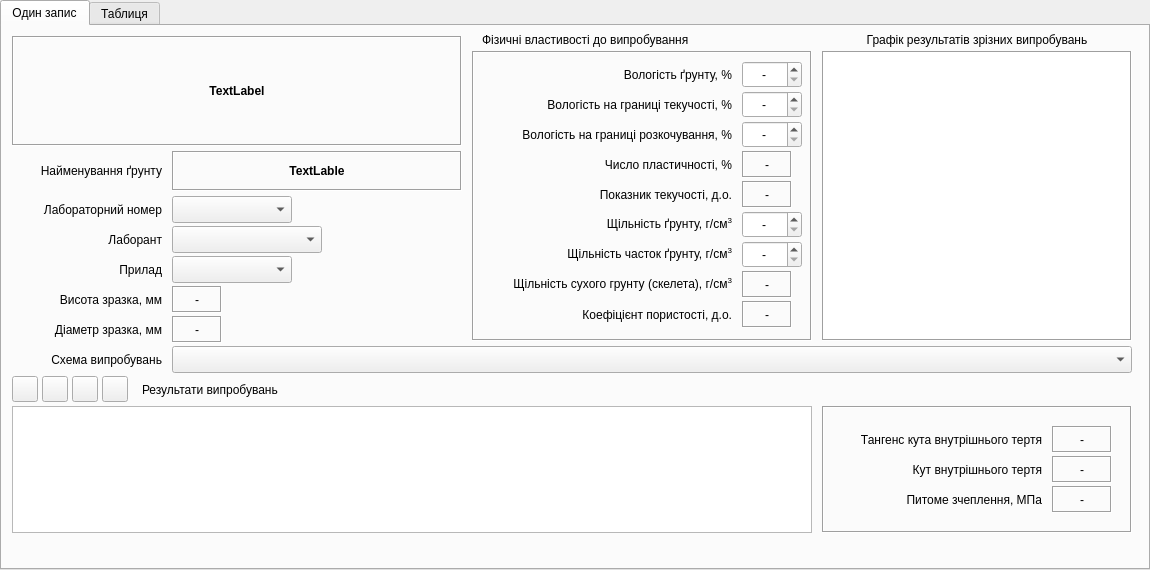
<?xml version="1.0" encoding="UTF-8"?>
<ui version="4.0">
 <class>Srez_win</class>
 <widget class="QTabWidget" name="Srez_win">
  <property name="geometry">
   <rect>
    <x>0</x>
    <y>0</y>
    <width>1150</width>
    <height>570</height>
   </rect>
  </property>
  <property name="windowTitle">
   <string>Результати випробувань методом одноплощинного зрізу</string>
  </property>
  <property name="windowIcon">
   <iconset>
    <normaloff>../icons/16x16/categories/applications-engineering.png</normaloff>../icons/16x16/categories/applications-engineering.png</iconset>
  </property>
  <property name="locale">
   <locale language="Ukrainian" country="Ukraine"/>
  </property>
  <property name="currentIndex">
   <number>0</number>
  </property>
  <property name="tabsClosable">
   <bool>false</bool>
  </property>
  <property name="movable">
   <bool>false</bool>
  </property>
  <widget class="QWidget" name="tab">
   <attribute name="title">
    <string>Один запис</string>
   </attribute>
   <widget class="QLabel" name="label">
    <property name="geometry">
     <rect>
      <x>10</x>
      <y>10</y>
      <width>450</width>
      <height>110</height>
     </rect>
    </property>
    <property name="font">
     <font>
      <weight>75</weight>
      <bold>true</bold>
     </font>
    </property>
    <property name="frameShape">
     <enum>QFrame::Box</enum>
    </property>
    <property name="frameShadow">
     <enum>QFrame::Sunken</enum>
    </property>
    <property name="text">
     <string>TextLabel</string>
    </property>
    <property name="alignment">
     <set>Qt::AlignCenter</set>
    </property>
    <property name="wordWrap">
     <bool>true</bool>
    </property>
   </widget>
   <widget class="QLabel" name="label_19">
    <property name="geometry">
     <rect>
      <x>140</x>
      <y>350</y>
      <width>171</width>
      <height>27</height>
     </rect>
    </property>
    <property name="text">
     <string>Результати випробувань</string>
    </property>
    <property name="alignment">
     <set>Qt::AlignLeading|Qt::AlignLeft|Qt::AlignVCenter</set>
    </property>
   </widget>
   <widget class="QLabel" name="label_20">
    <property name="geometry">
     <rect>
      <x>10</x>
      <y>170</y>
      <width>150</width>
      <height>27</height>
     </rect>
    </property>
    <property name="sizePolicy">
     <sizepolicy hsizetype="Preferred" vsizetype="Preferred">
      <horstretch>0</horstretch>
      <verstretch>0</verstretch>
     </sizepolicy>
    </property>
    <property name="text">
     <string>Лабораторний номер</string>
    </property>
    <property name="alignment">
     <set>Qt::AlignRight|Qt::AlignTrailing|Qt::AlignVCenter</set>
    </property>
   </widget>
   <widget class="QComboBox" name="comboBox">
    <property name="geometry">
     <rect>
      <x>170</x>
      <y>170</y>
      <width>120</width>
      <height>27</height>
     </rect>
    </property>
   </widget>
   <widget class="QFrame" name="frame_3">
    <property name="geometry">
     <rect>
      <x>470</x>
      <y>25</y>
      <width>340</width>
      <height>290</height>
     </rect>
    </property>
    <property name="frameShape">
     <enum>QFrame::Box</enum>
    </property>
    <property name="frameShadow">
     <enum>QFrame::Sunken</enum>
    </property>
    <widget class="QLabel" name="label_11">
     <property name="geometry">
      <rect>
       <x>270</x>
       <y>220</y>
       <width>50</width>
       <height>27</height>
      </rect>
     </property>
     <property name="font">
      <font>
       <weight>50</weight>
       <bold>false</bold>
      </font>
     </property>
     <property name="frameShape">
      <enum>QFrame::Box</enum>
     </property>
     <property name="frameShadow">
      <enum>QFrame::Sunken</enum>
     </property>
     <property name="text">
      <string>-</string>
     </property>
     <property name="alignment">
      <set>Qt::AlignCenter</set>
     </property>
     <property name="margin">
      <number>0</number>
     </property>
     <property name="indent">
      <number>-1</number>
     </property>
    </widget>
    <widget class="QLabel" name="label_23">
     <property name="geometry">
      <rect>
       <x>10</x>
       <y>250</y>
       <width>250</width>
       <height>27</height>
      </rect>
     </property>
     <property name="text">
      <string>Коефіцієнт пористості, д.о.</string>
     </property>
     <property name="alignment">
      <set>Qt::AlignRight|Qt::AlignTrailing|Qt::AlignVCenter</set>
     </property>
     <property name="wordWrap">
      <bool>true</bool>
     </property>
    </widget>
    <widget class="QLabel" name="label_27">
     <property name="geometry">
      <rect>
       <x>10</x>
       <y>220</y>
       <width>250</width>
       <height>27</height>
      </rect>
     </property>
     <property name="text">
      <string>&lt;html&gt;&lt;head/&gt;&lt;body&gt;&lt;p&gt;Щiльнiсть сухого грунту (скелета), г/см&lt;span style=&quot; vertical-align:super;&quot;&gt;3&lt;/span&gt;&lt;/p&gt;&lt;/body&gt;&lt;/html&gt;</string>
     </property>
     <property name="alignment">
      <set>Qt::AlignRight|Qt::AlignTrailing|Qt::AlignVCenter</set>
     </property>
     <property name="wordWrap">
      <bool>true</bool>
     </property>
    </widget>
    <widget class="QLabel" name="label_12">
     <property name="geometry">
      <rect>
       <x>270</x>
       <y>250</y>
       <width>50</width>
       <height>27</height>
      </rect>
     </property>
     <property name="font">
      <font>
       <weight>50</weight>
       <bold>false</bold>
      </font>
     </property>
     <property name="frameShape">
      <enum>QFrame::Box</enum>
     </property>
     <property name="frameShadow">
      <enum>QFrame::Sunken</enum>
     </property>
     <property name="text">
      <string>-</string>
     </property>
     <property name="alignment">
      <set>Qt::AlignCenter</set>
     </property>
     <property name="margin">
      <number>0</number>
     </property>
     <property name="indent">
      <number>-1</number>
     </property>
    </widget>
    <widget class="QDoubleSpinBox" name="doubleSpinBox_3">
     <property name="geometry">
      <rect>
       <x>270</x>
       <y>70</y>
       <width>60</width>
       <height>27</height>
      </rect>
     </property>
     <property name="locale">
      <locale language="C" country="AnyCountry"/>
     </property>
     <property name="alignment">
      <set>Qt::AlignCenter</set>
     </property>
     <property name="specialValueText">
      <string>-</string>
     </property>
     <property name="decimals">
      <number>1</number>
     </property>
     <property name="maximum">
      <double>999.000000000000000</double>
     </property>
     <property name="singleStep">
      <double>0.100000000000000</double>
     </property>
    </widget>
    <widget class="QLabel" name="label_3">
     <property name="geometry">
      <rect>
       <x>10</x>
       <y>10</y>
       <width>250</width>
       <height>27</height>
      </rect>
     </property>
     <property name="text">
      <string>Вологість ґрунту, %</string>
     </property>
     <property name="alignment">
      <set>Qt::AlignRight|Qt::AlignTrailing|Qt::AlignVCenter</set>
     </property>
    </widget>
    <widget class="QDoubleSpinBox" name="doubleSpinBox">
     <property name="geometry">
      <rect>
       <x>270</x>
       <y>10</y>
       <width>60</width>
       <height>27</height>
      </rect>
     </property>
     <property name="locale">
      <locale language="C" country="AnyCountry"/>
     </property>
     <property name="wrapping">
      <bool>false</bool>
     </property>
     <property name="alignment">
      <set>Qt::AlignCenter</set>
     </property>
     <property name="specialValueText">
      <string>-</string>
     </property>
     <property name="decimals">
      <number>1</number>
     </property>
     <property name="maximum">
      <double>999.000000000000000</double>
     </property>
     <property name="singleStep">
      <double>0.100000000000000</double>
     </property>
     <property name="value">
      <double>0.000000000000000</double>
     </property>
    </widget>
    <widget class="QDoubleSpinBox" name="doubleSpinBox_2">
     <property name="geometry">
      <rect>
       <x>270</x>
       <y>40</y>
       <width>60</width>
       <height>27</height>
      </rect>
     </property>
     <property name="locale">
      <locale language="C" country="AnyCountry"/>
     </property>
     <property name="alignment">
      <set>Qt::AlignCenter</set>
     </property>
     <property name="specialValueText">
      <string>-</string>
     </property>
     <property name="decimals">
      <number>1</number>
     </property>
     <property name="maximum">
      <double>999.000000000000000</double>
     </property>
     <property name="singleStep">
      <double>0.100000000000000</double>
     </property>
    </widget>
    <widget class="QLabel" name="label_6">
     <property name="geometry">
      <rect>
       <x>10</x>
       <y>40</y>
       <width>250</width>
       <height>27</height>
      </rect>
     </property>
     <property name="text">
      <string>Вологість на границi текучостi, %</string>
     </property>
     <property name="alignment">
      <set>Qt::AlignRight|Qt::AlignTrailing|Qt::AlignVCenter</set>
     </property>
    </widget>
    <widget class="QLabel" name="label_7">
     <property name="geometry">
      <rect>
       <x>10</x>
       <y>70</y>
       <width>250</width>
       <height>27</height>
      </rect>
     </property>
     <property name="text">
      <string>Вологість на границi розкочування, %</string>
     </property>
     <property name="alignment">
      <set>Qt::AlignRight|Qt::AlignTrailing|Qt::AlignVCenter</set>
     </property>
    </widget>
    <widget class="QDoubleSpinBox" name="doubleSpinBox_5">
     <property name="geometry">
      <rect>
       <x>270</x>
       <y>190</y>
       <width>60</width>
       <height>27</height>
      </rect>
     </property>
     <property name="locale">
      <locale language="C" country="AnyCountry"/>
     </property>
     <property name="alignment">
      <set>Qt::AlignCenter</set>
     </property>
     <property name="specialValueText">
      <string>-</string>
     </property>
     <property name="maximum">
      <double>5.000000000000000</double>
     </property>
     <property name="singleStep">
      <double>0.010000000000000</double>
     </property>
    </widget>
    <widget class="QLabel" name="label_4">
     <property name="geometry">
      <rect>
       <x>10</x>
       <y>160</y>
       <width>250</width>
       <height>27</height>
      </rect>
     </property>
     <property name="text">
      <string>&lt;html&gt;&lt;head/&gt;&lt;body&gt;&lt;p&gt;Щільність ґрунту, г/см&lt;span style=&quot; vertical-align:super;&quot;&gt;3&lt;/span&gt;&lt;/p&gt;&lt;/body&gt;&lt;/html&gt;</string>
     </property>
     <property name="alignment">
      <set>Qt::AlignRight|Qt::AlignTrailing|Qt::AlignVCenter</set>
     </property>
    </widget>
    <widget class="QLabel" name="label_5">
     <property name="geometry">
      <rect>
       <x>10</x>
       <y>190</y>
       <width>250</width>
       <height>27</height>
      </rect>
     </property>
     <property name="text">
      <string>&lt;html&gt;&lt;head/&gt;&lt;body&gt;&lt;p&gt;Щiльнiсть часток ґрунту, г/см&lt;span style=&quot; vertical-align:super;&quot;&gt;3&lt;/span&gt;&lt;/p&gt;&lt;/body&gt;&lt;/html&gt;</string>
     </property>
     <property name="alignment">
      <set>Qt::AlignRight|Qt::AlignTrailing|Qt::AlignVCenter</set>
     </property>
    </widget>
    <widget class="QDoubleSpinBox" name="doubleSpinBox_4">
     <property name="geometry">
      <rect>
       <x>270</x>
       <y>160</y>
       <width>60</width>
       <height>27</height>
      </rect>
     </property>
     <property name="locale">
      <locale language="C" country="AnyCountry"/>
     </property>
     <property name="alignment">
      <set>Qt::AlignCenter</set>
     </property>
     <property name="specialValueText">
      <string>-</string>
     </property>
     <property name="maximum">
      <double>5.000000000000000</double>
     </property>
     <property name="singleStep">
      <double>0.010000000000000</double>
     </property>
    </widget>
    <widget class="QLabel" name="label_10">
     <property name="geometry">
      <rect>
       <x>270</x>
       <y>130</y>
       <width>50</width>
       <height>27</height>
      </rect>
     </property>
     <property name="font">
      <font>
       <weight>50</weight>
       <bold>false</bold>
      </font>
     </property>
     <property name="frameShape">
      <enum>QFrame::Box</enum>
     </property>
     <property name="frameShadow">
      <enum>QFrame::Sunken</enum>
     </property>
     <property name="text">
      <string>-</string>
     </property>
     <property name="alignment">
      <set>Qt::AlignCenter</set>
     </property>
     <property name="margin">
      <number>0</number>
     </property>
     <property name="indent">
      <number>-1</number>
     </property>
    </widget>
    <widget class="QLabel" name="label_25">
     <property name="geometry">
      <rect>
       <x>10</x>
       <y>130</y>
       <width>250</width>
       <height>27</height>
      </rect>
     </property>
     <property name="text">
      <string>Показник текучостi, д.о.</string>
     </property>
     <property name="alignment">
      <set>Qt::AlignRight|Qt::AlignTrailing|Qt::AlignVCenter</set>
     </property>
     <property name="wordWrap">
      <bool>true</bool>
     </property>
    </widget>
    <widget class="QLabel" name="label_24">
     <property name="geometry">
      <rect>
       <x>10</x>
       <y>100</y>
       <width>250</width>
       <height>27</height>
      </rect>
     </property>
     <property name="text">
      <string>Число пластичностi, %</string>
     </property>
     <property name="alignment">
      <set>Qt::AlignRight|Qt::AlignTrailing|Qt::AlignVCenter</set>
     </property>
     <property name="wordWrap">
      <bool>true</bool>
     </property>
    </widget>
    <widget class="QLabel" name="label_9">
     <property name="geometry">
      <rect>
       <x>270</x>
       <y>100</y>
       <width>50</width>
       <height>27</height>
      </rect>
     </property>
     <property name="font">
      <font>
       <weight>50</weight>
       <bold>false</bold>
      </font>
     </property>
     <property name="frameShape">
      <enum>QFrame::Box</enum>
     </property>
     <property name="frameShadow">
      <enum>QFrame::Sunken</enum>
     </property>
     <property name="text">
      <string>-</string>
     </property>
     <property name="alignment">
      <set>Qt::AlignCenter</set>
     </property>
     <property name="margin">
      <number>0</number>
     </property>
     <property name="indent">
      <number>-1</number>
     </property>
    </widget>
   </widget>
   <widget class="QLabel" name="label_35">
    <property name="geometry">
     <rect>
      <x>480</x>
      <y>5</y>
      <width>231</width>
      <height>17</height>
     </rect>
    </property>
    <property name="text">
     <string>Фізичні властивості до випробування </string>
    </property>
   </widget>
   <widget class="QLabel" name="label_17">
    <property name="geometry">
     <rect>
      <x>10</x>
      <y>260</y>
      <width>150</width>
      <height>27</height>
     </rect>
    </property>
    <property name="text">
     <string>Висота зразка, мм</string>
    </property>
    <property name="alignment">
     <set>Qt::AlignRight|Qt::AlignTrailing|Qt::AlignVCenter</set>
    </property>
   </widget>
   <widget class="QToolButton" name="toolButton_6">
    <property name="geometry">
     <rect>
      <x>70</x>
      <y>350</y>
      <width>26</width>
      <height>26</height>
     </rect>
    </property>
    <property name="toolTip">
     <string>Очистити виділену комірку від значення</string>
    </property>
    <property name="statusTip">
     <string>Очистити виділену комірку від значення. Відобразити None</string>
    </property>
    <property name="icon">
     <iconset>
      <normaloff>../icons/16x16/actions/edit-clear.png</normaloff>../icons/16x16/actions/edit-clear.png</iconset>
    </property>
   </widget>
   <widget class="QLabel" name="label_21">
    <property name="geometry">
     <rect>
      <x>10</x>
      <y>290</y>
      <width>150</width>
      <height>27</height>
     </rect>
    </property>
    <property name="text">
     <string>Діаметр зразка, мм</string>
    </property>
    <property name="alignment">
     <set>Qt::AlignRight|Qt::AlignTrailing|Qt::AlignVCenter</set>
    </property>
   </widget>
   <widget class="QLabel" name="label_22">
    <property name="geometry">
     <rect>
      <x>10</x>
      <y>230</y>
      <width>150</width>
      <height>27</height>
     </rect>
    </property>
    <property name="text">
     <string>Прилад</string>
    </property>
    <property name="alignment">
     <set>Qt::AlignRight|Qt::AlignTrailing|Qt::AlignVCenter</set>
    </property>
   </widget>
   <widget class="QComboBox" name="comboBox_2">
    <property name="geometry">
     <rect>
      <x>170</x>
      <y>230</y>
      <width>120</width>
      <height>27</height>
     </rect>
    </property>
   </widget>
   <widget class="QLabel" name="label_36">
    <property name="geometry">
     <rect>
      <x>10</x>
      <y>320</y>
      <width>150</width>
      <height>27</height>
     </rect>
    </property>
    <property name="text">
     <string>Схема випробувань</string>
    </property>
    <property name="alignment">
     <set>Qt::AlignRight|Qt::AlignTrailing|Qt::AlignVCenter</set>
    </property>
   </widget>
   <widget class="QComboBox" name="comboBox_3">
    <property name="geometry">
     <rect>
      <x>170</x>
      <y>320</y>
      <width>960</width>
      <height>27</height>
     </rect>
    </property>
   </widget>
   <widget class="QToolButton" name="toolButton_1">
    <property name="geometry">
     <rect>
      <x>10</x>
      <y>350</y>
      <width>26</width>
      <height>26</height>
     </rect>
    </property>
    <property name="toolTip">
     <string>Додати один рядок до таблиці</string>
    </property>
    <property name="statusTip">
     <string>Додавання одного рядка до таблиці результатів випробувань</string>
    </property>
    <property name="text">
     <string/>
    </property>
    <property name="icon">
     <iconset>
      <normaloff>../icons/16x16/actions/list-add.png</normaloff>../icons/16x16/actions/list-add.png</iconset>
    </property>
   </widget>
   <widget class="QToolButton" name="toolButton_2">
    <property name="geometry">
     <rect>
      <x>40</x>
      <y>350</y>
      <width>26</width>
      <height>26</height>
     </rect>
    </property>
    <property name="toolTip">
     <string>Вилучити поточний рядок з таблиці</string>
    </property>
    <property name="statusTip">
     <string>Вилучення поточного рядка з таблиці результатів випробувань</string>
    </property>
    <property name="text">
     <string/>
    </property>
    <property name="icon">
     <iconset>
      <normaloff>../icons/16x16/actions/list-remove.png</normaloff>../icons/16x16/actions/list-remove.png</iconset>
    </property>
   </widget>
   <widget class="QTableView" name="tableRezultSrez">
    <property name="geometry">
     <rect>
      <x>10</x>
      <y>380</y>
      <width>800</width>
      <height>127</height>
     </rect>
    </property>
    <attribute name="verticalHeaderDefaultSectionSize">
     <number>25</number>
    </attribute>
   </widget>
   <widget class="QToolButton" name="toolButton">
    <property name="geometry">
     <rect>
      <x>100</x>
      <y>350</y>
      <width>26</width>
      <height>26</height>
     </rect>
    </property>
    <property name="toolTip">
     <string>Розрахувати кут внутрішнього тертя і питоме зчеплення грунту</string>
    </property>
    <property name="statusTip">
     <string>Розрахувати кут внутрішнього тертя і питоме зчеплення грунту</string>
    </property>
    <property name="text">
     <string/>
    </property>
    <property name="icon">
     <iconset>
      <normaloff>../icons/16x16/apps/accessories-calculator.png</normaloff>../icons/16x16/apps/accessories-calculator.png</iconset>
    </property>
   </widget>
   <widget class="QGraphicsView" name="graphicsView">
    <property name="geometry">
     <rect>
      <x>820</x>
      <y>25</y>
      <width>310</width>
      <height>290</height>
     </rect>
    </property>
    <property name="frameShape">
     <enum>QFrame::Box</enum>
    </property>
   </widget>
   <widget class="QFrame" name="frame">
    <property name="geometry">
     <rect>
      <x>820</x>
      <y>380</y>
      <width>310</width>
      <height>127</height>
     </rect>
    </property>
    <property name="frameShape">
     <enum>QFrame::Box</enum>
    </property>
    <property name="frameShadow">
     <enum>QFrame::Sunken</enum>
    </property>
    <widget class="QLabel" name="label_39">
     <property name="geometry">
      <rect>
       <x>10</x>
       <y>20</y>
       <width>210</width>
       <height>27</height>
      </rect>
     </property>
     <property name="text">
      <string>Тангенс кута внутрішнього тертя</string>
     </property>
     <property name="alignment">
      <set>Qt::AlignRight|Qt::AlignTrailing|Qt::AlignVCenter</set>
     </property>
    </widget>
    <widget class="QLabel" name="label_15">
     <property name="geometry">
      <rect>
       <x>230</x>
       <y>20</y>
       <width>60</width>
       <height>27</height>
      </rect>
     </property>
     <property name="frameShape">
      <enum>QFrame::Box</enum>
     </property>
     <property name="frameShadow">
      <enum>QFrame::Sunken</enum>
     </property>
     <property name="text">
      <string>-</string>
     </property>
     <property name="alignment">
      <set>Qt::AlignCenter</set>
     </property>
    </widget>
    <widget class="QLabel" name="label_13">
     <property name="geometry">
      <rect>
       <x>230</x>
       <y>50</y>
       <width>60</width>
       <height>27</height>
      </rect>
     </property>
     <property name="frameShape">
      <enum>QFrame::Box</enum>
     </property>
     <property name="frameShadow">
      <enum>QFrame::Sunken</enum>
     </property>
     <property name="text">
      <string>-</string>
     </property>
     <property name="alignment">
      <set>Qt::AlignCenter</set>
     </property>
    </widget>
    <widget class="QLabel" name="label_37">
     <property name="geometry">
      <rect>
       <x>10</x>
       <y>50</y>
       <width>210</width>
       <height>27</height>
      </rect>
     </property>
     <property name="text">
      <string>Кут внутрішнього тертя</string>
     </property>
     <property name="alignment">
      <set>Qt::AlignRight|Qt::AlignTrailing|Qt::AlignVCenter</set>
     </property>
    </widget>
    <widget class="QLabel" name="label_14">
     <property name="geometry">
      <rect>
       <x>230</x>
       <y>80</y>
       <width>60</width>
       <height>27</height>
      </rect>
     </property>
     <property name="frameShape">
      <enum>QFrame::Box</enum>
     </property>
     <property name="frameShadow">
      <enum>QFrame::Sunken</enum>
     </property>
     <property name="text">
      <string>-</string>
     </property>
     <property name="alignment">
      <set>Qt::AlignCenter</set>
     </property>
    </widget>
    <widget class="QLabel" name="label_38">
     <property name="geometry">
      <rect>
       <x>10</x>
       <y>80</y>
       <width>210</width>
       <height>27</height>
      </rect>
     </property>
     <property name="text">
      <string>Питоме зчеплення, МПа</string>
     </property>
     <property name="alignment">
      <set>Qt::AlignRight|Qt::AlignTrailing|Qt::AlignVCenter</set>
     </property>
    </widget>
   </widget>
   <widget class="QLabel" name="label_2">
    <property name="geometry">
     <rect>
      <x>820</x>
      <y>5</y>
      <width>310</width>
      <height>17</height>
     </rect>
    </property>
    <property name="text">
     <string>Графік результатів зрізних випробувань</string>
    </property>
    <property name="alignment">
     <set>Qt::AlignCenter</set>
    </property>
   </widget>
   <widget class="QLabel" name="label_48">
    <property name="geometry">
     <rect>
      <x>10</x>
      <y>200</y>
      <width>150</width>
      <height>27</height>
     </rect>
    </property>
    <property name="sizePolicy">
     <sizepolicy hsizetype="Preferred" vsizetype="Preferred">
      <horstretch>0</horstretch>
      <verstretch>0</verstretch>
     </sizepolicy>
    </property>
    <property name="text">
     <string>Лаборант</string>
    </property>
    <property name="alignment">
     <set>Qt::AlignRight|Qt::AlignTrailing|Qt::AlignVCenter</set>
    </property>
   </widget>
   <widget class="QComboBox" name="comboBox_4">
    <property name="geometry">
     <rect>
      <x>170</x>
      <y>200</y>
      <width>150</width>
      <height>27</height>
     </rect>
    </property>
   </widget>
   <widget class="QLabel" name="label_18">
    <property name="geometry">
     <rect>
      <x>170</x>
      <y>125</y>
      <width>290</width>
      <height>40</height>
     </rect>
    </property>
    <property name="font">
     <font>
      <weight>75</weight>
      <bold>true</bold>
     </font>
    </property>
    <property name="frameShape">
     <enum>QFrame::Box</enum>
    </property>
    <property name="frameShadow">
     <enum>QFrame::Sunken</enum>
    </property>
    <property name="text">
     <string>TextLable</string>
    </property>
    <property name="alignment">
     <set>Qt::AlignCenter</set>
    </property>
    <property name="wordWrap">
     <bool>true</bool>
    </property>
   </widget>
   <widget class="QLabel" name="label_8">
    <property name="geometry">
     <rect>
      <x>10</x>
      <y>125</y>
      <width>150</width>
      <height>40</height>
     </rect>
    </property>
    <property name="text">
     <string>Найменування ґрунту</string>
    </property>
    <property name="alignment">
     <set>Qt::AlignRight|Qt::AlignTrailing|Qt::AlignVCenter</set>
    </property>
   </widget>
   <widget class="QLabel" name="label_16">
    <property name="geometry">
     <rect>
      <x>170</x>
      <y>290</y>
      <width>50</width>
      <height>27</height>
     </rect>
    </property>
    <property name="font">
     <font>
      <weight>50</weight>
      <bold>false</bold>
     </font>
    </property>
    <property name="frameShape">
     <enum>QFrame::Box</enum>
    </property>
    <property name="frameShadow">
     <enum>QFrame::Sunken</enum>
    </property>
    <property name="text">
     <string>-</string>
    </property>
    <property name="alignment">
     <set>Qt::AlignCenter</set>
    </property>
    <property name="margin">
     <number>0</number>
    </property>
    <property name="indent">
     <number>-1</number>
    </property>
   </widget>
   <widget class="QLabel" name="label_26">
    <property name="geometry">
     <rect>
      <x>170</x>
      <y>260</y>
      <width>50</width>
      <height>27</height>
     </rect>
    </property>
    <property name="font">
     <font>
      <weight>50</weight>
      <bold>false</bold>
     </font>
    </property>
    <property name="frameShape">
     <enum>QFrame::Box</enum>
    </property>
    <property name="frameShadow">
     <enum>QFrame::Sunken</enum>
    </property>
    <property name="text">
     <string>-</string>
    </property>
    <property name="alignment">
     <set>Qt::AlignCenter</set>
    </property>
    <property name="margin">
     <number>0</number>
    </property>
    <property name="indent">
     <number>-1</number>
    </property>
   </widget>
  </widget>
  <widget class="QWidget" name="tab">
   <attribute name="title">
    <string>Таблиця</string>
   </attribute>
   <layout class="QGridLayout" name="gridLayout">
    <item row="0" column="0">
     <widget class="QTableView" name="tableSrez">
      <property name="frameShape">
       <enum>QFrame::StyledPanel</enum>
      </property>
      <property name="autoScroll">
       <bool>true</bool>
      </property>
     </widget>
    </item>
   </layout>
  </widget>
 </widget>
 <tabstops>
  <tabstop>comboBox</tabstop>
  <tabstop>comboBox_4</tabstop>
  <tabstop>comboBox_2</tabstop>
  <tabstop>comboBox_3</tabstop>
  <tabstop>doubleSpinBox</tabstop>
  <tabstop>doubleSpinBox_2</tabstop>
  <tabstop>doubleSpinBox_3</tabstop>
  <tabstop>doubleSpinBox_4</tabstop>
  <tabstop>doubleSpinBox_5</tabstop>
  <tabstop>graphicsView</tabstop>
  <tabstop>tableRezultSrez</tabstop>
  <tabstop>toolButton_1</tabstop>
  <tabstop>toolButton_2</tabstop>
  <tabstop>toolButton_6</tabstop>
  <tabstop>toolButton</tabstop>
  <tabstop>tableSrez</tabstop>
 </tabstops>
 <resources/>
 <connections/>
</ui>
